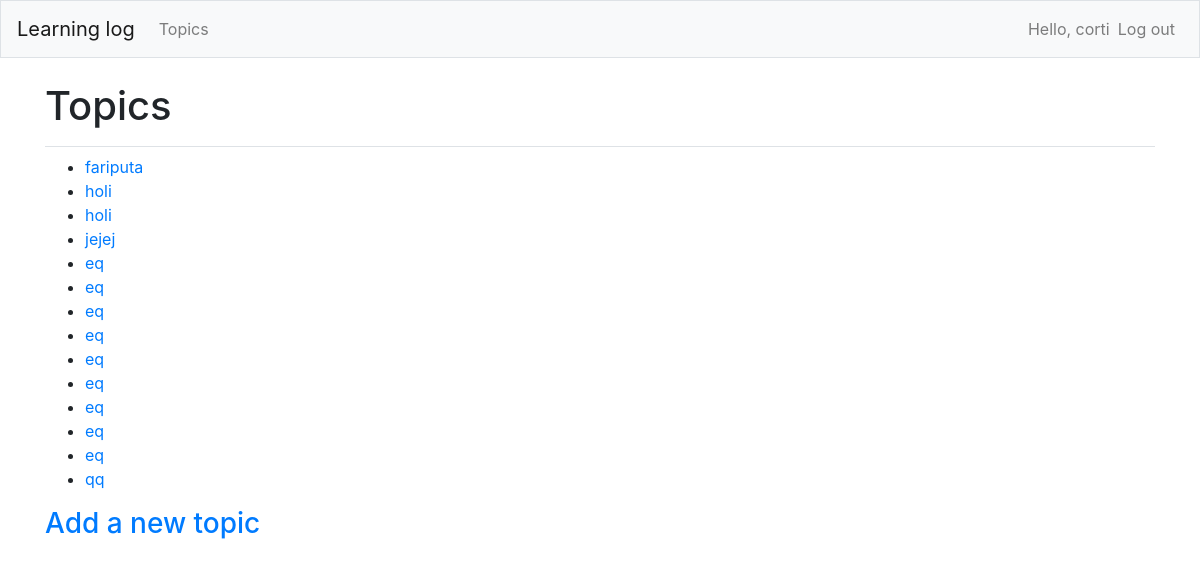
The app's page /topics/ (signed in) with its own data.
### learning_logs/models.py (models this page shows)
class Topic(models.Model):
	text = models.CharField(max_length=200)
	date_added = models.DateTimeField(auto_now_add=True)
	owner = models.ForeignKey(User, on_delete=models.CASCADE)
	def __str__(self):
		return self.text

### learning_logs/views.py (the view)
# urls.py: path('topics/', views.topics, name='topics'),
@login_required
def topics(request):
	topics = Topic.objects.filter(owner=request.user).order_by('date_added')
	context = {'topics':topics}
	return render(request,'learning_logs/topics.html', context)

### learning_logs/templates/learning_logs/topics.html
{% extends "learning_logs/base.html" %}
{% block page_header %}
<h1>Topics</h1>
{% endblock page_header %}
{% block content %}
	<ul>
		{% for topic in topics %}
			<li><a href="{% url 'learning_logs:topic' topic.id %}">{{ topic }}</a></li>
		{% empty %}
			<li>No topics have been added yet.</li>
		{% endfor %}
	</ul>
	<h3><a href="{% url 'learning_logs:new_topic' %}">Add a new topic</a></h3>
{% endblock content %}

### learning_logs/templates/learning_logs/base.html (shortened to what this page needs)
{% load bootstrap4 %}
<!DOCTYPE html>
<html lang="en">
<head>
	{% bootstrap_css %}
</head>
<body>
	<nav class="navbar navbar-expand-md navbar-light bg-light mb-4 border">
		<a class="navbar-brand" href="{% url 'learning_logs:index' %}">Learning log</a>
		<div class="collapse navbar-collapse" id="navbarCollapse">
			<ul class="navbar-nav mr-auto">
				<li class="na-item">
					<a class="nav-link" href="{% url 'learning_logs:topics' %}">Topics</a>
				</li>
			</ul>
			<ul class="navbar-nav ml-auto">
				{% if user.is_authenticated %}
				<li class="nav-item">
					<span class="navbar-text">Hello, {{ user.username}}</span>
				</li>
				<li class="nav-item">
					<a class="nav-link" href="{% url 'users:logout' %}">Log out</a>
				</li>
				{% endif %}
			</ul>
		</div>
	</nav>
	<main role="main" class="container">
		<div class="pb-2 mb-2 border-bottom">
			{% block page_header %}{% endblock page_header %}
		</div>
		<div>
			{% block content %}{% endblock content %}
		</div>
	</main>
</body>
</html>

### records on screen
Topic: text "fariputa"
Topic: text "holi"
Topic: text "holi"
Topic: text "jejej"
Topic: text "eq"
Topic: text "eq"
Topic: text "eq"
Topic: text "eq"
Topic: text "eq"
Topic: text "eq"
Topic: text "eq"
Topic: text "eq"
Topic: text "eq"
Topic: text "qq"

### other values on screen
{{ user.username }} "corti"
